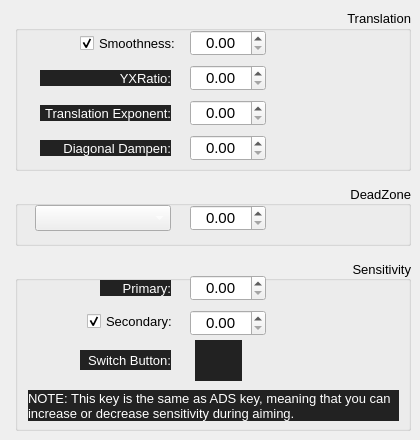
   <widget class="QWidget" name="tab3">
    <property name="styleSheet">
     <string notr="true">QLabel {
	background-color: #222;
	color: #888;
}

QLabel:enabled {
	background-color: #222;
	color: #FFF;
}
</string>
    </property>
    <attribute name="title">
     <string>MOUSE</string>
    </attribute>
    <widget class="QGroupBox" name="groupBox_2">
     <property name="geometry">
      <rect>
       <x>15</x>
       <y>10</y>
       <width>396</width>
       <height>161</height>
      </rect>
     </property>
     <property name="font">
      <font>
       <pointsize>10</pointsize>
      </font>
     </property>
     <property name="title">
      <string>Translation</string>
     </property>
     <property name="alignment">
      <set>Qt::AlignRight|Qt::AlignTop|Qt::AlignTrailing</set>
     </property>
     <property name="flat">
      <bool>false</bool>
     </property>
     <property name="checkable">
      <bool>false</bool>
     </property>
     <property name="checked">
      <bool>false</bool>
     </property>
     <widget class="QLabel" name="label_9">
      <property name="geometry">
       <rect>
        <x>25</x>
        <y>60</y>
        <width>131</width>
        <height>16</height>
       </rect>
      </property>
      <property name="font">
       <font>
        <pointsize>10</pointsize>
       </font>
      </property>
      <property name="styleSheet">
       <string notr="true">QLabel {
	color: rgb(255, 255, 255);
}

QLabel:disabled
{
	color:#999;
}

</string>
      </property>
      <property name="text">
       <string>YXRatio:</string>
      </property>
      <property name="alignment">
       <set>Qt::AlignRight|Qt::AlignTrailing|Qt::AlignVCenter</set>
      </property>
      <property name="buddy">
       <cstring>spin_yxratio</cstring>
      </property>
     </widget>
     <widget class="QLabel" name="label_10">
      <property name="geometry">
       <rect>
        <x>25</x>
        <y>95</y>
        <width>131</width>
        <height>16</height>
       </rect>
      </property>
      <property name="font">
       <font>
        <pointsize>10</pointsize>
       </font>
      </property>
      <property name="styleSheet">
       <string notr="true">QLabel {
	color: rgb(255, 255, 255);
}

QLabel:disabled
{
	color:#999;
}

</string>
      </property>
      <property name="text">
       <string>Translation Exponent:</string>
      </property>
      <property name="alignment">
       <set>Qt::AlignRight|Qt::AlignTrailing|Qt::AlignVCenter</set>
      </property>
      <property name="buddy">
       <cstring>spin_exponent</cstring>
      </property>
     </widget>
     <widget class="QLabel" name="label_11">
      <property name="geometry">
       <rect>
        <x>25</x>
        <y>130</y>
        <width>131</width>
        <height>16</height>
       </rect>
      </property>
      <property name="font">
       <font>
        <pointsize>10</pointsize>
       </font>
      </property>
      <property name="styleSheet">
       <string notr="true">QLabel {
	color: rgb(255, 255, 255);
}

QLabel:disabled
{
	color:#999;
}

</string>
      </property>
      <property name="text">
       <string>Diagonal Dampen:</string>
      </property>
      <property name="alignment">
       <set>Qt::AlignRight|Qt::AlignTrailing|Qt::AlignVCenter</set>
      </property>
      <property name="buddy">
       <cstring>spin_diagonal</cstring>
      </property>
     </widget>
     <widget class="QDoubleSpinBox" name="spin_smoothness">
      <property name="enabled">
       <bool>true</bool>
      </property>
      <property name="geometry">
       <rect>
        <x>175</x>
        <y>20</y>
        <width>76</width>
        <height>26</height>
       </rect>
      </property>
      <property name="font">
       <font>
        <pointsize>11</pointsize>
       </font>
      </property>
      <property name="styleSheet">
       <string notr="true">QDoubleSpinBox:disabled
{
	color:#999;
}

</string>
      </property>
      <property name="alignment">
       <set>Qt::AlignCenter</set>
      </property>
      <property name="accelerated">
       <bool>true</bool>
      </property>
      <property name="maximum">
       <double>100.000000000000000</double>
      </property>
      <property name="singleStep">
       <double>0.100000000000000</double>
      </property>
     </widget>
     <widget class="QDoubleSpinBox" name="spin_yxratio">
      <property name="geometry">
       <rect>
        <x>175</x>
        <y>55</y>
        <width>76</width>
        <height>26</height>
       </rect>
      </property>
      <property name="font">
       <font>
        <pointsize>11</pointsize>
       </font>
      </property>
      <property name="styleSheet">
       <string notr="true">QDoubleSpinBox:disabled
{
	color:#999;
}

</string>
      </property>
      <property name="wrapping">
       <bool>false</bool>
      </property>
      <property name="frame">
       <bool>true</bool>
      </property>
      <property name="alignment">
       <set>Qt::AlignCenter</set>
      </property>
      <property name="buttonSymbols">
       <enum>QAbstractSpinBox::UpDownArrows</enum>
      </property>
      <property name="accelerated">
       <bool>true</bool>
      </property>
      <property name="showGroupSeparator" stdset="0">
       <bool>false</bool>
      </property>
      <property name="maximum">
       <double>100.000000000000000</double>
      </property>
      <property name="singleStep">
       <double>0.100000000000000</double>
      </property>
     </widget>
     <widget class="QDoubleSpinBox" name="spin_exponent">
      <property name="geometry">
       <rect>
        <x>175</x>
        <y>90</y>
        <width>76</width>
        <height>26</height>
       </rect>
      </property>
      <property name="font">
       <font>
        <pointsize>11</pointsize>
       </font>
      </property>
      <property name="styleSheet">
       <string notr="true">QDoubleSpinBox:disabled
{
	color:#999;
}

</string>
      </property>
      <property name="alignment">
       <set>Qt::AlignCenter</set>
      </property>
      <property name="accelerated">
       <bool>true</bool>
      </property>
      <property name="maximum">
       <double>100.000000000000000</double>
      </property>
      <property name="singleStep">
       <double>0.100000000000000</double>
      </property>
     </widget>
     <widget class="QDoubleSpinBox" name="spin_diagonal">
      <property name="geometry">
       <rect>
        <x>175</x>
        <y>125</y>
        <width>76</width>
        <height>26</height>
       </rect>
      </property>
      <property name="font">
       <font>
        <pointsize>11</pointsize>
       </font>
      </property>
      <property name="styleSheet">
       <string notr="true">QDoubleSpinBox:disabled
{
	color:#999;
}

</string>
      </property>
      <property name="alignment">
       <set>Qt::AlignCenter</set>
      </property>
      <property name="accelerated">
       <bool>true</bool>
      </property>
      <property name="maximum">
       <double>100.000000000000000</double>
      </property>
      <property name="singleStep">
       <double>0.100000000000000</double>
      </property>
     </widget>
     <widget class="QCheckBox" name="chk_smoothness">
      <property name="geometry">
       <rect>
        <x>65</x>
        <y>25</y>
        <width>96</width>
        <height>17</height>
       </rect>
      </property>
      <property name="font">
       <font>
        <pointsize>10</pointsize>
       </font>
      </property>
      <property name="styleSheet">
       <string notr="true">QCheckBox:disabled
{
	color:#999;
}

</string>
      </property>
      <property name="text">
       <string>Smoothness:</string>
      </property>
      <property name="checked">
       <bool>true</bool>
      </property>
     </widget>
    </widget>
    <widget class="QGroupBox" name="groupBox_3">
     <property name="geometry">
      <rect>
       <x>15</x>
       <y>185</y>
       <width>396</width>
       <height>61</height>
      </rect>
     </property>
     <property name="font">
      <font>
       <pointsize>10</pointsize>
      </font>
     </property>
     <property name="title">
      <string>DeadZone</string>
     </property>
     <property name="alignment">
      <set>Qt::AlignRight|Qt::AlignTrailing|Qt::AlignVCenter</set>
     </property>
     <widget class="QDoubleSpinBox" name="spin_deadzone">
      <property name="geometry">
       <rect>
        <x>175</x>
        <y>20</y>
        <width>76</width>
        <height>26</height>
       </rect>
      </property>
      <property name="font">
       <font>
        <pointsize>11</pointsize>
       </font>
      </property>
      <property name="styleSheet">
       <string notr="true">QDoubleSpinBox:disabled
{
	color:#999;
}

</string>
      </property>
      <property name="alignment">
       <set>Qt::AlignCenter</set>
      </property>
      <property name="accelerated">
       <bool>true</bool>
      </property>
      <property name="maximum">
       <double>200.000000000000000</double>
      </property>
      <property name="singleStep">
       <double>0.100000000000000</double>
      </property>
     </widget>
     <widget class="QComboBox" name="cb_deadzone">
      <property name="enabled">
       <bool>true</bool>
      </property>
      <property name="geometry">
       <rect>
        <x>20</x>
        <y>20</y>
        <width>136</width>
        <height>26</height>
       </rect>
      </property>
      <property name="font">
       <font>
        <pointsize>10</pointsize>
       </font>
      </property>
      <property name="styleSheet">
       <string notr="true">QComboBox {
	color:#FFF;
}

QComboBox:disabled {
	color:#888;
}
</string>
      </property>
     </widget>
    </widget>
    <widget class="QGroupBox" name="groupBox_4">
     <property name="geometry">
      <rect>
       <x>15</x>
       <y>260</y>
       <width>396</width>
       <height>171</height>
      </rect>
     </property>
     <property name="font">
      <font>
       <pointsize>10</pointsize>
      </font>
     </property>
     <property name="title">
      <string>Sensitivity</string>
     </property>
     <property name="alignment">
      <set>Qt::AlignRight|Qt::AlignTrailing|Qt::AlignVCenter</set>
     </property>
     <property name="flat">
      <bool>false</bool>
     </property>
     <widget class="QLabel" name="label_12">
      <property name="geometry">
       <rect>
        <x>85</x>
        <y>20</y>
        <width>71</width>
        <height>16</height>
       </rect>
      </property>
      <property name="font">
       <font>
        <pointsize>10</pointsize>
       </font>
      </property>
      <property name="styleSheet">
       <string notr="true">QLabel {
	color: rgb(255, 255, 255);
}

QLabel:disabled
{
	color:#999;
}

</string>
      </property>
      <property name="text">
       <string>Primary:</string>
      </property>
      <property name="alignment">
       <set>Qt::AlignRight|Qt::AlignTrailing|Qt::AlignVCenter</set>
      </property>
      <property name="buddy">
       <cstring>spin_primary</cstring>
      </property>
     </widget>
     <widget class="QLabel" name="label_14">
      <property name="geometry">
       <rect>
        <x>13</x>
        <y>130</y>
        <width>371</width>
        <height>31</height>
       </rect>
      </property>
      <property name="font">
       <font>
        <pointsize>10</pointsize>
       </font>
      </property>
      <property name="styleSheet">
       <string notr="true">QLabel {
	color: rgb(255, 255, 255);
}

QLabel:disabled
{
	color:#999;
}

</string>
      </property>
      <property name="text">
       <string>NOTE: This key is the same as ADS key, meaning that you can increase or decrease sensitivity during aiming.</string>
      </property>
      <property name="wordWrap">
       <bool>true</bool>
      </property>
     </widget>
     <widget class="QDoubleSpinBox" name="spin_primary">
      <property name="geometry">
       <rect>
        <x>175</x>
        <y>15</y>
        <width>76</width>
        <height>26</height>
       </rect>
      </property>
      <property name="font">
       <font>
        <pointsize>11</pointsize>
       </font>
      </property>
      <property name="styleSheet">
       <string notr="true">QDoubleSpinBox:disabled
{
	color:#999;
}

</string>
      </property>
      <property name="alignment">
       <set>Qt::AlignCenter</set>
      </property>
      <property name="accelerated">
       <bool>true</bool>
      </property>
      <property name="showGroupSeparator" stdset="0">
       <bool>false</bool>
      </property>
      <property name="maximum">
       <double>100.000000000000000</double>
      </property>
      <property name="singleStep">
       <double>0.100000000000000</double>
      </property>
     </widget>
     <widget class="QDoubleSpinBox" name="spin_secondary">
      <property name="geometry">
       <rect>
        <x>175</x>
        <y>50</y>
        <width>76</width>
        <height>26</height>
       </rect>
      </property>
      <property name="font">
       <font>
        <pointsize>11</pointsize>
       </font>
      </property>
      <property name="styleSheet">
       <string notr="true">QDoubleSpinBox:disabled
{
	color:#999;
}

</string>
      </property>
      <property name="alignment">
       <set>Qt::AlignCenter</set>
      </property>
      <property name="accelerated">
       <bool>true</bool>
      </property>
      <property name="maximum">
       <double>100.000000000000000</double>
      </property>
      <property name="singleStep">
       <double>0.100000000000000</double>
      </property>
     </widget>
     <widget class="QLabel" name="label_24">
      <property name="geometry">
       <rect>
        <x>65</x>
        <y>90</y>
        <width>91</width>
        <height>20</height>
       </rect>
      </property>
      <property name="font">
       <font>
        <pointsize>10</pointsize>
       </font>
      </property>
      <property name="styleSheet">
       <string notr="true">QLabel {
	color: rgb(255, 255, 255);
}

QLabel:disabled
{
	color:#999;
}

</string>
      </property>
      <property name="text">
       <string>Switch Button:</string>
      </property>
      <property name="alignment">
       <set>Qt::AlignRight|Qt::AlignTrailing|Qt::AlignVCenter</set>
      </property>
      <property name="buddy">
       <cstring>spin_secondary</cstring>
      </property>
     </widget>
     <widget class="QLabel" name="lb_adsbutton">
      <property name="geometry">
       <rect>
        <x>180</x>
        <y>80</y>
        <width>47</width>
        <height>41</height>
       </rect>
      </property>
      <property name="frameShape">
       <enum>QFrame::NoFrame</enum>
      </property>
      <property name="text">
       <string/>
      </property>
      <property name="alignment">
       <set>Qt::AlignCenter</set>
      </property>
      <property name="margin">
       <number>1</number>
      </property>
     </widget>
     <widget class="QCheckBox" name="chk_secondSens">
      <property name="geometry">
       <rect>
        <x>72</x>
        <y>53</y>
        <width>96</width>
        <height>17</height>
       </rect>
      </property>
      <property name="font">
       <font>
        <pointsize>10</pointsize>
       </font>
      </property>
      <property name="styleSheet">
       <string notr="true">QCheckBox:disabled
{
	color:#999;
}

</string>
      </property>
      <property name="text">
       <string>Secondary:</string>
      </property>
      <property name="checked">
       <bool>true</bool>
      </property>
     </widget>
    </widget>
   </widget>
